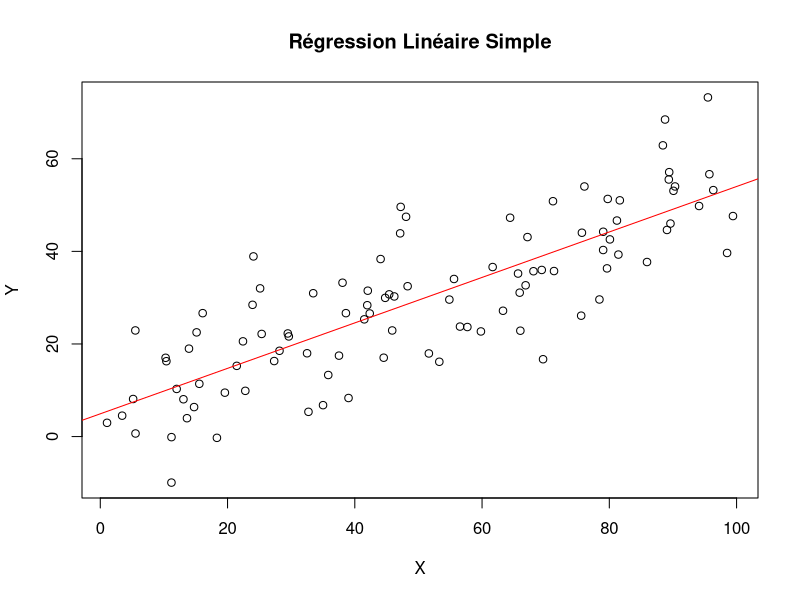
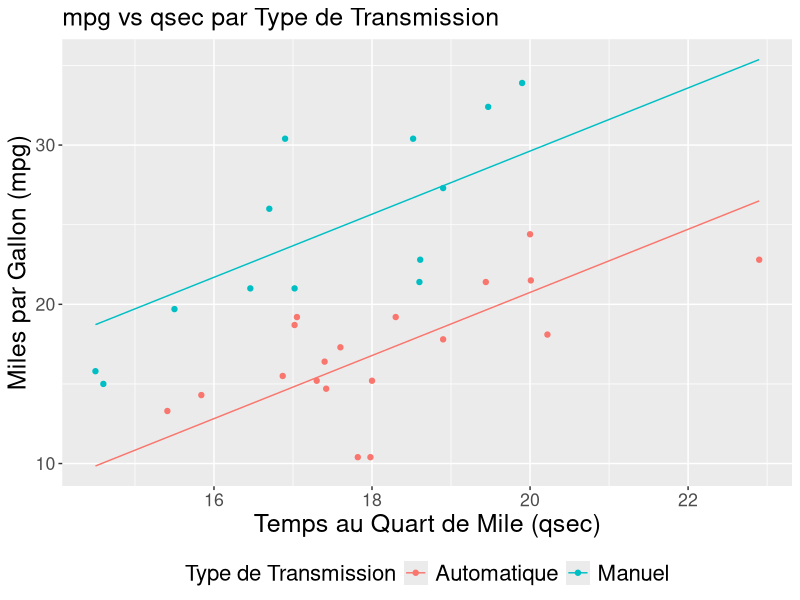
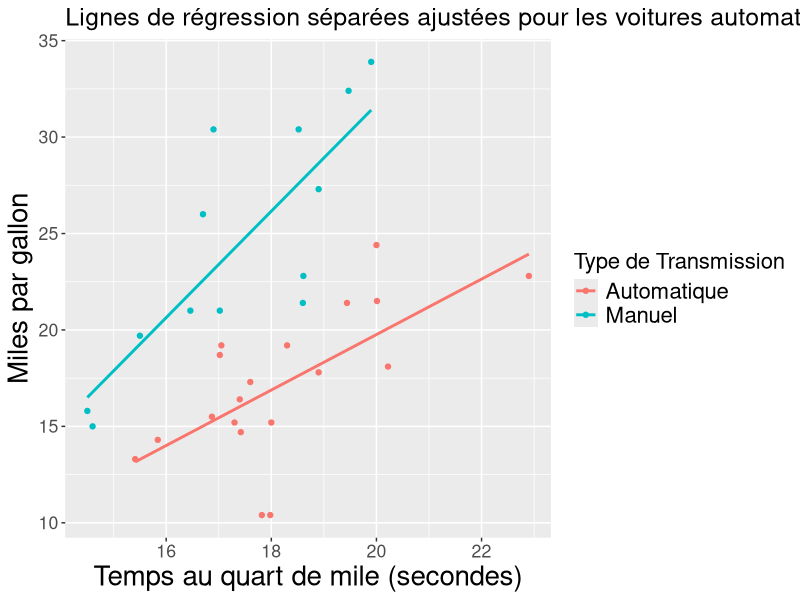
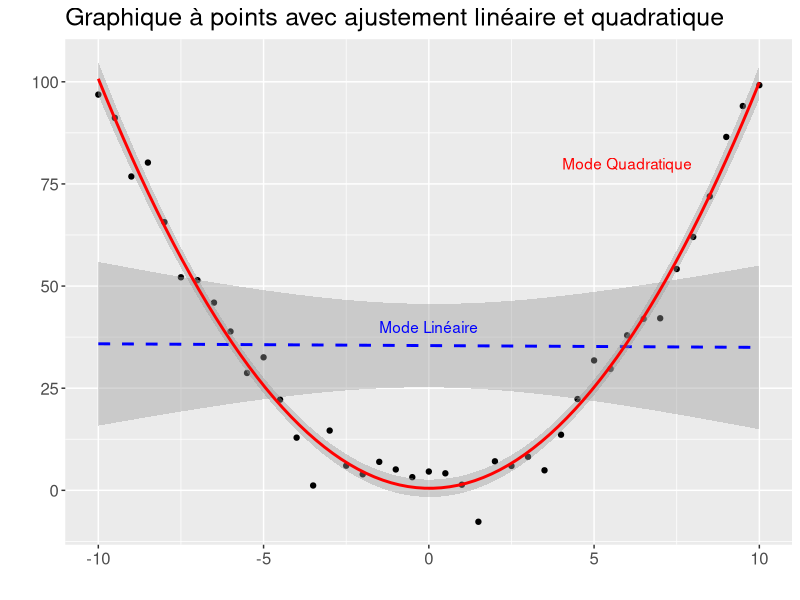
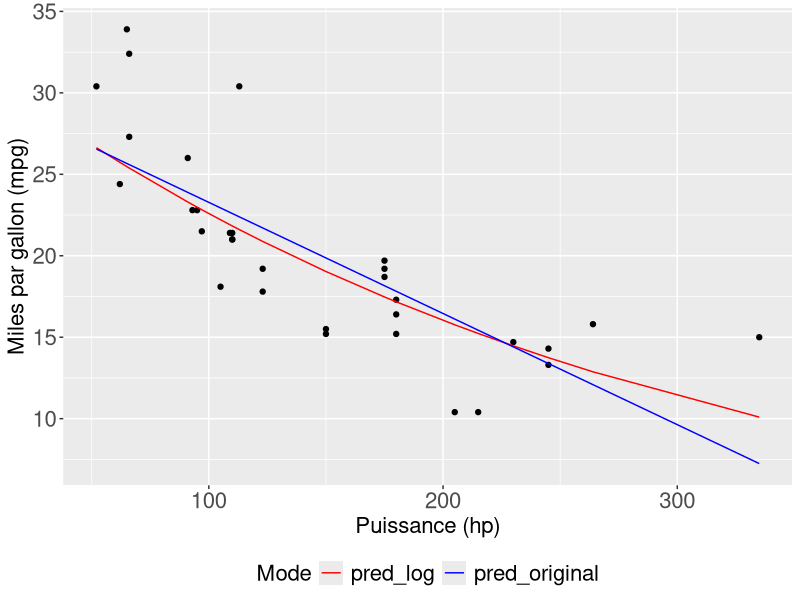

Source code (R) for these figures, in order: (Note: this script raises an error after producing the figures.)
#Introduction à la régression linéaire
####################################
# Fixer la graine pour la reproductibilité
set.seed(123)
# Générer la variable indépendante X
X = runif(100, min = 1, max = 100) # 100 nombres uniformes aléatoires entre 1 et 100
# Générer du bruit
noise = rnorm(100, mean = 0, sd = 10) # 100 nombres normaux aléatoires avec moyenne 0 et écart-type 10
# Générer la variable dépendante Y
Y = 5 + 0.5 * X + noise
# Combiner X et Y dans un dataframe
data = data.frame(X, Y)

# Ajuster un modèle de régression linéaire simple
model = lm(Y ~ X, data = data)
# Afficher le résumé du modèle
summary(model)

# Tracer les données
plot(data$X, data$Y, main = "Régression Linéaire Simple", xlab = "X", ylab = "Y")
# Ajouter la ligne de régression ajustée
abline(model, col = "red")


####################################
#Introduction à la régression linéaire multiple
# Charger les données
data(mtcars)
# Construire le modèle
model = lm(mpg ~ cyl + hp + wt, data = mtcars)

# Afficher le résumé du modèle
summary(model)

####################################
#Introduction au paradoxe de Simpson
set.seed(123)
x1 = rnorm(100)
x2 = -3 * x1 + rnorm(100)
y = 2 + x1 + x2 + rnorm(100)
df = data.frame(y = y, x1 = x1, x2 = x2)

# Régression linéaire simple
single_reg = lm(y ~ x1, data = df)
summary(single_reg)

# Régression linéaire multiple
multi_reg = lm(y ~ x1 + x2, data = df)
summary(multi_reg)

####################################
#Travailler avec des variables catégorielles
# Ajuster le modèle
model <- lm(mpg ~ qsec + am, data = mtcars)
# Afficher le résumé du modèle
summary(model)

# Convertir am en variable catégorielle
mtcars$am_cat = as.factor(mtcars$am)
# Ajuster le modèle
model <- lm(mpg ~ qsec + am_cat, data = mtcars)
# Afficher le résumé du modèle
summary(model)

# Charger la bibliothèque requise
library(ggplot2)
# Créer un nouveau dataframe pour les prédictions
newdata = data.frame(qsec = seq(min(mtcars$qsec), max(mtcars$qsec), length.out = 100),
                     am_cat = c(rep(0, 100), rep(1, 100)))
newdata$am_cat = as.factor(newdata$am_cat)
# Obtenir les prédictions
newdata$mpg_pred = predict(model, newdata)
# Tracer les données et les lignes de régression
ggplot(data = mtcars, aes(x = qsec, y = mpg, color = am_cat)) +
  geom_point() +
  geom_line(data = newdata, aes(y = mpg_pred)) +
  labs(title = "mpg vs qsec par Type de Transmission",
       x = "Temps au Quart de Mile (qsec)",
       y = "Miles par Gallon (mpg)",
       color = "Type de Transmission") +
  scale_color_discrete(labels = c("Automatique", "Manuel")) +
  theme(text = element_text(size = 16), 
        title = element_text(size = 15), 
        axis.title = element_text(size = 18), 
        legend.title = element_text(size = 16), 
        legend.text = element_text(size = 16), 
        legend.position = "bottom") 

####################################
#Introduction au terme d'interaction
# Ajout du terme d'interaction
model_interaction <- lm(mpg ~ qsec * am_cat, data = mtcars)
# Imprimer le résumé du modèle
summary(model_interaction)

# Créer un graphique à points avec deux lignes d'intersection
ggplot(mtcars, aes(x = qsec, y = mpg, color = as.factor(am_cat))) +
  geom_point() +
  geom_smooth(method ="lm", se = FALSE) + # ajuster des lignes de régression séparées par groupe
  scale_color_discrete(name ="Type de Transmission",
                       labels = c("Automatique", "Manuel")) +
  labs(x ="Temps au quart de mile (secondes)",
       y ="Miles par gallon",
       title ="Lignes de régression séparées ajustées pour les voitures automatiques et manuelles") +
  theme(text = element_text(size = 16),
        title = element_text(size = 15),
        axis.title = element_text(size = 20),
        legend.title = element_text(size = 16),
        legend.text = element_text(size = 16))

####################################
#Gérer les termes non linéaires
# Créer un ensemble de données quadratique
set.seed(1)
x = seq(-10, 10, by = 0.5)
y = x^2 + rnorm(length(x), sd = 5)
# Mettre dans un dataframe
df = data.frame(x = x, y = y)
# Ajuster une régression linéaire simple sur les données et imprimer le résumé.
lm1 <- lm(y ~ x, data = df)
summary(lm1)

# Ajuster une régression avec un terme quadratique
lm2 <- lm(y ~ x + I(x^2), data = df)
summary(lm2)

# Tracer les données avec les prédictions linéaires et quadratiques
ggplot(df, aes(x = x, y = y)) +
  geom_point() +
  geom_smooth(method = "lm", formula = y ~ x, color ="blue", linetype ="dashed") +
  geom_smooth(method = "lm", formula = y ~ x + I(x^2), color ="red") +
  labs(title ="Graphique à points avec ajustement linéaire et quadratique",
       x ="",
       y ="") +
  theme(text = element_text(size = 15)) +
  scale_color_discrete(name ="Mode",
                       labels = c("Mode Linéaire", "Mode Quadratique")) +
  annotate("text", x = 0, y = 40, label ="Mode Linéaire", color ="blue") +
  annotate("text", x = 6, y = 80, label ="Mode Quadratique", color ="red")

####################################
#Plus sur la transformation logarithmique
# Ajuster le modèle original
model_original = lm(mpg ~ hp, data = mtcars)
# Ajuster le modèle avec transformation log
mtcars$log_mpg = log(mtcars$mpg)
model_log = lm(log_mpg ~ hp, data = mtcars)
# Prédictions du modèle original
mtcars$pred_original = predict(model_original, newdata = mtcars)
# Prédictions du modèle transformé log (retransformé à l'échelle originale avec exp)
mtcars$pred_log = exp(predict(model_log, newdata = mtcars))
library(tidyr)
library(dplyr)
# Remodeler les données au format long
df_long <- mtcars %>%
  gather(key ="Mode", value ="Prediction", pred_original, pred_log)
# Créer le graphique
ggplot(df_long, aes(x = hp, y = mpg)) +
  geom_point(data = mtcars, aes(x = hp, y = mpg)) +
  geom_line(aes(y = Prediction, color = Mode)) +
  labs(
    x ="Puissance (hp)",
    y ="Miles par gallon (mpg)",
    color ="Mode"
  ) +
  scale_color_manual(values = c("pred_original" ="blue", "pred_log" ="red")) +
  theme(
    legend.position ="bottom",
    text = element_text(size = 16),
    legend.title = element_text(size = 16),
    axis.text = element_text(size = 16),  # contrôle la taille de la police des étiquettes d'axe
    legend.text = element_text(size = 16)  # contrôle la taille de la police du texte de légende
  )

####################################
#Travailler avec la solution à forme fermée
# Fixer la graine pour la reproductibilité
set.seed(123)
# Générer des données synthétiques
n = 100 # nombre d'observations
x = runif(n, -10, 10) # prédicteurs
beta0 = 2 # intercept
beta1 = 3 # pente
epsilon = rnorm(n, 0, 2) # terme d'erreur aléatoire
y = beta0 + beta1*x + epsilon # variable réponse
# Matrice de conception X
X = cbind(1, x)

# Calculer les estimations de beta
beta_hat = solve(t(X) %*% X) %*% t(X) %*% y
print(beta_hat)

# Ajuster un modèle de régression linéaire pour comparaison
model = lm(y ~ x)
print(coef(model))

####################################
#Gérer la multicollinéarité
# Installer le package si pas déjà installé
if(!require(car)) install.packages('car')
# Charger le package
library(car)
# Ajuster un modèle linéaire
model = lm(mpg ~ hp + wt + disp, data = mtcars)
# Calculer le facteur d'inflation de la variance (VIF)
vif_values = vif(model)
print(vif_values)

####################################
#Gérer l'hétéroscédasticité
# Charger la bibliothèque
library(lmtest)
# Ajuster un modèle de régression linéaire simple sur le jeu de données mtcars
model = lm(mpg ~ wt + hp, data = mtcars)
# Effectuer un test de Breusch-Pagan pour vérifier formellement l'hétéroscédasticité
bptest(model)

####################################
#Introduction à la régression linéaire pénalisée - 
#Travailler avec la régression ridge
# Installer le package si pas déjà installé
if(!require(glmnet)) install.packages('glmnet')
library(glmnet)

# Préparer les données
data(mtcars)
X = as.matrix(mtcars[, -1]) # prédicteurs
y = mtcars[, 1] # réponse

# Ajuster un modèle de régression ridge
set.seed(123) # pour la reproductibilité
ridge_model = glmnet(X, y, alpha = 0)

# Utiliser la validation croisée pour trouver le lambda optimal
cv_ridge = cv.glmnet(X, y, alpha = 0)
best_lambda = cv_ridge$lambda.min
print(best_lambda)

# Ajuster un nouveau modèle de régression ridge avec le lambda optimal
opt_ridge_model = glmnet(X, y, alpha = 0, lambda = best_lambda)
# Obtenir les coefficients
ridge_coefs = coef(opt_ridge_model)[-1]  # retirer l'intercept
print(ridge_coefs)

# Régression des moindres carrés ordinaires
ols_model = lm(mpg ~ ., data = mtcars)
# Obtenir les coefficients
ols_coefs = coef(ols_model)[-1] # retirer l'intercept
print(ols_coefs)

# Comparer graphiquement les coefficients OLS et Ridge
plot(1:length(ols_coefs), ols_coefs, type="b", col="blue", pch=19, xlab="Coefficient", ylab="Valeur", ylim=c(min(ols_coefs, ridge_coefs), max(ols_coefs, ridge_coefs)))
lines(1:length(ridge_coefs), ridge_coefs, type="b", col="red", pch=19)
legend("bottomright", legend=c("OLS", "Ridge"), col=c("blue", "red"), pch=19)

####################################
#Mise en œuvre de la régression lasso
lasso_model = glmnet(X, y, alpha = 1)

# Utiliser la validation croisée pour trouver le lambda optimal
cv_lasso = cv.glmnet(X, y, alpha = 1)
best_lambda = cv_lasso$lambda.min
print(best_lambda)

# Ajuster un nouveau modèle de régression lasso avec le lambda optimal
opt_lasso_model = glmnet(X, y, alpha = 1, lambda = best_lambda)

# Obtenir les coefficients
lasso_coefs = coef(opt_lasso_model)[-1]  # retirer l'intercept
print(lasso_coefs)

# Comparer graphiquement les coefficients OLS, Ridge et Lasso
plot(1:length(ols_coefs), ols_coefs, type="b", col="blue", pch=19, xlab="Coefficient", ylab="Valeur", ylim=c(min(ols_coefs, ridge_coefs, lasso_coefs), max(ols_coefs, ridge_coefs, lasso_coefs)))
lines(1:length(ridge_coefs), ridge_coefs, type="b", col="red", pch=19)
lines(1:length(lasso_coefs), lasso_coefs, type="b", col="green", pch=19)
legend("bottomright", legend=c("OLS", "Ridge", "Lasso"), col=c("blue", "red", "green"), pch=19)

